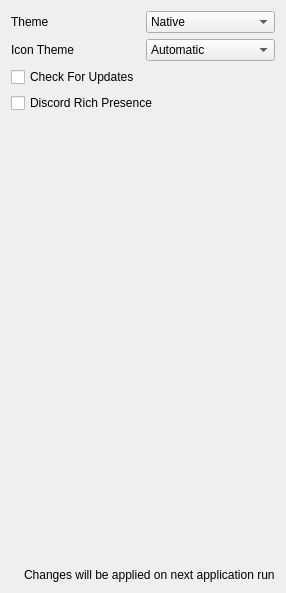
             <widget class="QWidget" name="tab_3">
              <attribute name="title">
               <string>Miscellaneous</string>
              </attribute>
              <layout class="QVBoxLayout" name="verticalLayout_7">
               <item>
                <layout class="QHBoxLayout" name="horizontalLayout_13">
                 <item>
                  <widget class="QLabel" name="label_12">
                   <property name="text">
                    <string>Theme</string>
                   </property>
                  </widget>
                 </item>
                 <item>
                  <widget class="QComboBox" name="themeComboBox">
                   <item>
                    <property name="text">
                     <string>Native</string>
                    </property>
                   </item>
                   <item>
                    <property name="text">
                     <string>Fusion</string>
                    </property>
                   </item>
                   <item>
                    <property name="text">
                     <string>Fusion Dark</string>
                    </property>
                   </item>
                  </widget>
                 </item>
                </layout>
               </item>
               <item>
                <layout class="QHBoxLayout" name="horizontalLayout_14">
                 <item>
                  <widget class="QLabel" name="label_13">
                   <property name="text">
                    <string>Icon Theme</string>
                   </property>
                  </widget>
                 </item>
                 <item>
                  <widget class="QComboBox" name="iconThemeComboBox">
                   <item>
                    <property name="text">
                     <string>Automatic</string>
                    </property>
                   </item>
                   <item>
                    <property name="text">
                     <string>White</string>
                    </property>
                   </item>
                   <item>
                    <property name="text">
                     <string>Black</string>
                    </property>
                   </item>
                  </widget>
                 </item>
                </layout>
               </item>
               <item>
                <widget class="QCheckBox" name="checkForUpdatesCheckBox">
                 <property name="text">
                  <string>Check For Updates</string>
                 </property>
                </widget>
               </item>
               <item>
                <widget class="QCheckBox" name="discordRpcCheckBox">
                 <property name="text">
                  <string>Discord Rich Presence</string>
                 </property>
                </widget>
               </item>
               <item>
                <spacer name="verticalSpacer_6">
                 <property name="orientation">
                  <enum>Qt::Orientation::Vertical</enum>
                 </property>
                 <property name="sizeHint" stdset="0">
                  <size>
                   <width>20</width>
                   <height>449</height>
                  </size>
                 </property>
                </spacer>
               </item>
               <item>
                <layout class="QHBoxLayout" name="emulationInfoLayout_5">
                 <item>
                  <widget class="QLabel" name="infoIconLabel_7">
                   <property name="sizePolicy">
                    <sizepolicy hsizetype="Minimum" vsizetype="Preferred">
                     <horstretch>0</horstretch>
                     <verstretch>0</verstretch>
                    </sizepolicy>
                   </property>
                   <property name="text">
                    <string/>
                   </property>
                   <property name="pixmap">
                    <pixmap>:/newPrefix/Resource/Info.ico</pixmap>
                   </property>
                   <property name="wordWrap">
                    <bool>false</bool>
                   </property>
                  </widget>
                 </item>
                 <item>
                  <widget class="QLabel" name="label_91">
                   <property name="sizePolicy">
                    <sizepolicy hsizetype="Expanding" vsizetype="Minimum">
                     <horstretch>0</horstretch>
                     <verstretch>0</verstretch>
                    </sizepolicy>
                   </property>
                   <property name="midLineWidth">
                    <number>1</number>
                   </property>
                   <property name="text">
                    <string>Changes will be applied on next application run</string>
                   </property>
                   <property name="textFormat">
                    <enum>Qt::TextFormat::PlainText</enum>
                   </property>
                  </widget>
                 </item>
                </layout>
               </item>
              </layout>
             </widget>
